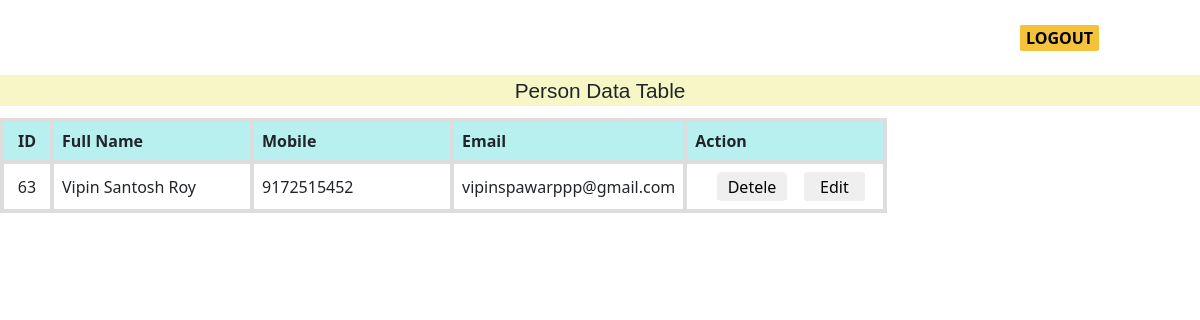
The page /person-detail/63/ on the database its author committed.
### Page/models.py (models this page shows)
class Person(models.Model):
    name = models.CharField(max_length=50, verbose_name="Full Name")
    mobile = models.CharField(max_length=10, verbose_name="Mobile Number")
    email = models.EmailField(max_length=254, unique=True, verbose_name="Email Address")
    password = models.CharField(max_length=128, verbose_name="Password")
    address = models.TextField(verbose_name="Address", default="Default Address")  # Added default value
    birthdate = models.DateField(verbose_name="Date of Birth", default=date(2000,1,1))  # Added default value

### Page/views.py (the view)
# urls.py: path('person-detail/<int:pid>/', views.person_view, name='persons'),
def person_view(request, pid):
    persons = Person.objects.get(id=pid)
    return render(request, 'person_details.html', {"person": persons})

### templates/person_details.html (shortened to what this page needs)
{% load static %}
<head>
  <link rel="stylesheet" href="{% static 'person.css' %}" />
  <link
    rel="stylesheet"
    href="https://cdnjs.cloudflare.com/ajax/libs/bootstrap/5.3.3/css/bootstrap.min.css"
  />
</head>
<div class="logout">
  <button class="outbtn" onclick="logoutbtn()"><span>LOGOUT</span></button>
</div>
<header
  style="
    margin-bottom: 1%;
    margin-top: 2%;
    text-align: center;
    font-size: 130%;
    font-family: 'Franklin Gothic Medium', 'Arial Narrow', Arial, sans-serif;
    background-color: rgb(246, 246, 199);
  "
>
  Person Data Table
</header>
<table>
  <tbody style="margin-top: 50%">
    <tr>
      <th class="id-column">ID</th>
      <th>Full Name</th>
      <th>Mobile</th>
      <th>Email</th>
      <th>Action</th>
    </tr>
    <tr id="item-{{ person.id }}">
      <td class="id-column">{{person.id}}</td>
      <td>{{person.name}}</td>
      <td>{{person.mobile}}</td>
      <td>{{person.email}}</td>
      <td>
        <button class="deletebtn" data-id="{{ person.id }}">Detele</button>
        <button
          type="button"
          class="edit-btn"
          value="{{person.id}}"
          onclick="open_modal('{{person.id}}', '{{person.name}}', '{{person.mobile}}','{{person.email}}')"
        >
          Edit
        </button>
      </td>
    </tr>
  </tbody>
</table>

### static/person.css (style rules this page uses)
th { background-color: rgb(184, 240, 240); }
button.edit-btn { margin-left: 7%; border: none; border-radius: 8%; padding: 2%; padding-left: 9%; padding-right: 9%; }
button.deletebtn { margin-left: 12%; border: none; border-radius: 8%; padding: 2%; padding-left: 6%; padding-right: 6%; }
th.id-column, td.id-column { width: 50px; text-align: center; }

### templates/person_details.html (style rules this page uses)
td, th { border: 4px solid #dddddd; text-align: left; padding: 8px; width: 200px; }
.logout { margin: 0%; margin-top: 25px; margin-left: 85%; }
.outbtn { background-color: rgb(245, 195, 59); border: none; font-weight: bold; border-radius: 4%; }

### rows shown on the page
Person: id "63", name "Vipin Santosh Roy", mobile "9172515452", email "vipinspawarppp@gmail.com"
